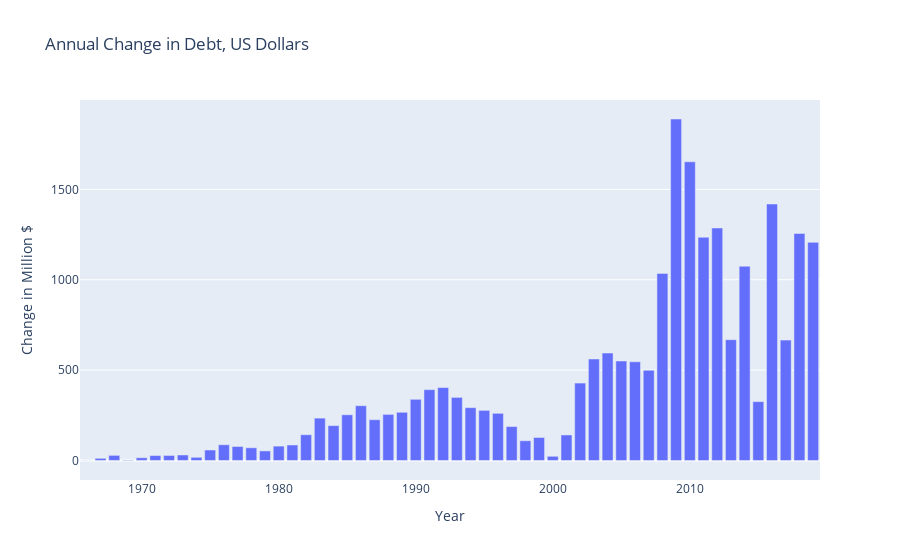

Notebook cell for this chart:
### Code cell
ex.bar(x=debtYears, y=debtDeltaData, labels={'x': 'Year', 'y': 'Change in Million $'}, title='Annual Change in Debt, US Dollars')

### Figure 1 — Plotly figure (JSON) as saved in the notebook; plotly's stock layout.template omitted (floating-point values rounded to 4 significant figures)
{"data": [{"alignmentgroup": "True", "hoverlabel": {"namelength": 0}, "hovertemplate": "Year=%{x}<br>Change in Million $=%{y}", "legendgroup": "", "marker": {"color": "#636efa"}, "name": "", "offsetgroup": "", "orientation": "v", "showlegend": false, "textposition": "auto", "type": "bar", "x": ["1966", "1967", "1968", "1969", "1970", "1971", "1972", "1973", "1974", "1975", "1976", "1977", "1978", "1979", "1980", "1981", "1982", "1983", "1984", "1985", "1986", "1987", "1988", "1989", "1990", "1991", "1992", "1993", "1994", "1995", "1996", "1997", "1998", "1999", "2000", "2001", "2002", "2003", "2004", "2005", "2006", "2007", "2008", "2009", "2010", "2011", "2012", "2013", "2014", "2015", "2016", "2017", "2018", "2019"], "xaxis": "x", "y": [0, 11.9, 28.3, -2.9, 15.1, 27.3, 27.7, 30.4, 17.6, 58, 87.1, 77.4, 70.2, 52.9, 79.5, 85.8, 142.5, 234.4, 192.9, 252.8, 303.1, 225.5, 255.1, 266.7, 338.5, 391.9, 403.6, 349.2, 292.3, 277.3, 260.9, 187.7, 109, 127.3, 23.2, 141.2, 428.5, 561.6, 594.7, 550.6, 546.1, 499.3, 1035.0, 1890.0, 1653.0, 1235.0, 1287.0, 668.5, 1075.0, 325.6, 1419.0, 666.2, 1257.0, 1207.0], "yaxis": "y"}], "layout": {"barmode": "relative", "legend": {"tracegroupgap": 0}, "title": {"text": "Annual Change in Debt, US Dollars"}, "xaxis": {"anchor": "y", "domain": [0, 1], "title": {"text": "Year"}}, "yaxis": {"anchor": "x", "domain": [0, 1], "title": {"text": "Change in Million $"}}}}
